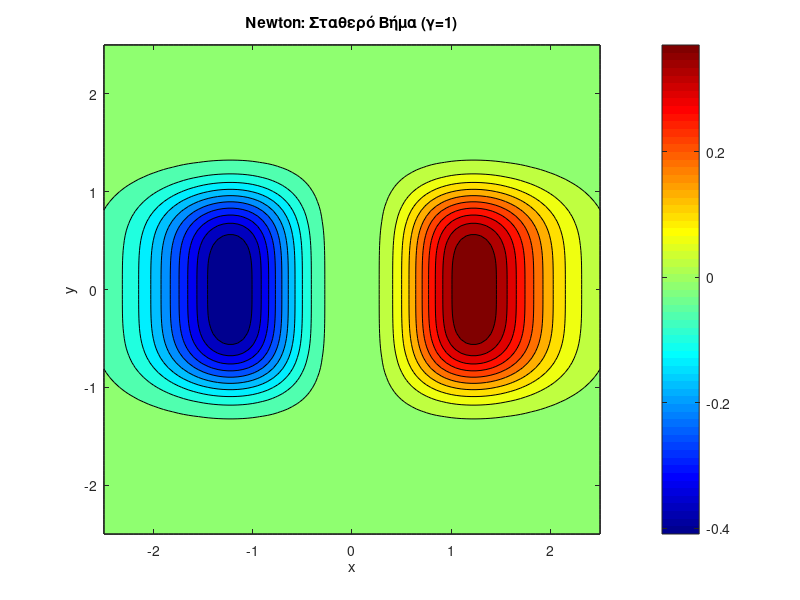

Write the MATLAB code that produced this figure. (Note: this script raises an error after producing the figure.)

clc;
clear;
close all;

f = @(x,y) (x.^3) .* exp(-x.^2 - y.^4);

grad_f = @(x,y) [ exp(-x.^2 - y.^4) * (3*x.^2 - 2*x.^4) ; ...
                  -4 * x.^3 .* y.^3 .* exp(-x.^2 - y.^4) ];

hess_f = @(x,y) [ ...
    exp(-x.^2-y.^4)*(6*x - 14*x.^3 + 4*x.^5),   exp(-x.^2-y.^4)*(-12*x.^2.*y.^3 + 8*x.^4.*y.^3); ...
    exp(-x.^2-y.^4)*(-12*x.^2.*y.^3 + 8*x.^4.*y.^3), exp(-x.^2-y.^4)*(-12*x.^3.*y.^2 + 16*x.^3.*y.^6) ...
];

start_points = [0, 0; -1, -1; 1, 1]; 
step_methods = {'constant', 'min', 'armijo'};
method_titles = {'Σταθερό Βήμα (γ=1)', 'Ελαχιστοποίηση', 'Armijo'};
epsilon = 1e-3;

[X, Y] = meshgrid(-2.5 : 0.05 : 2.5);
Z = f(X, Y);

for m = 1:3
    current_method = step_methods{m};
    
    figure('Name', ['Newton - ' method_titles{m}]);
    contourf(X, Y, Z, 20);
    colorbar; colormap jet; hold on;
    title(['Newton: ' method_titles{m}]);
    xlabel('x'); ylabel('y');
  
    colors = {'w', 'm', 'k'}; 
    
    for p = 1:size(start_points, 1)
        x0 = start_points(p, :)'; 
  
        [x_opt, f_opt, iter, path] = newton_method(f, grad_f, hess_f, x0, epsilon, current_method);

        plot(path(1, :), path(2, :), [colors{p} '.-'], 'LineWidth', 1.5, ...
             'DisplayName', sprintf('Start (%.0f, %.0f)', x0(1), x0(2)));
        plot(x0(1), x0(2), [colors{p} 'o'], 'MarkerSize', 8, 'LineWidth', 2); 
        plot(x_opt(1), x_opt(2), [colors{p} 'x'], 'MarkerSize', 10, 'LineWidth', 2); 

        fprintf('Method: %s | Start: (%.0f, %.0f) | Iter: %d | Final: (%.4f, %.4f)\n', ...
            current_method, x0(1), x0(2), iter, x_opt(1), x_opt(2));
    end
    legend('show');
    hold off;
end

figure('Name', 'Newton: Ταχύτητα Σύγκλισης (Start: -1, -1)');
x0_compare = [-1; -1];
styles = {'r-o', 'g-s', 'b-d'};
hold on;

for m = 1:3
    [~, ~, ~, path] = newton_method(f, grad_f, hess_f, x0_compare, epsilon, step_methods{m});
    f_vals = arrayfun(@(i) f(path(1,i), path(2,i)), 1:size(path,2));
    plot(0:length(f_vals)-1, f_vals, styles{m}, 'LineWidth', 1.5, 'DisplayName', method_titles{m});
end

title('Σύγκλιση Newton (Τιμή f(x), Start: -1, -1)');
xlabel('Επαναλήψεις (k)');
ylabel('Τιμή f(x_k)');
legend('show');
grid on;
hold off;
